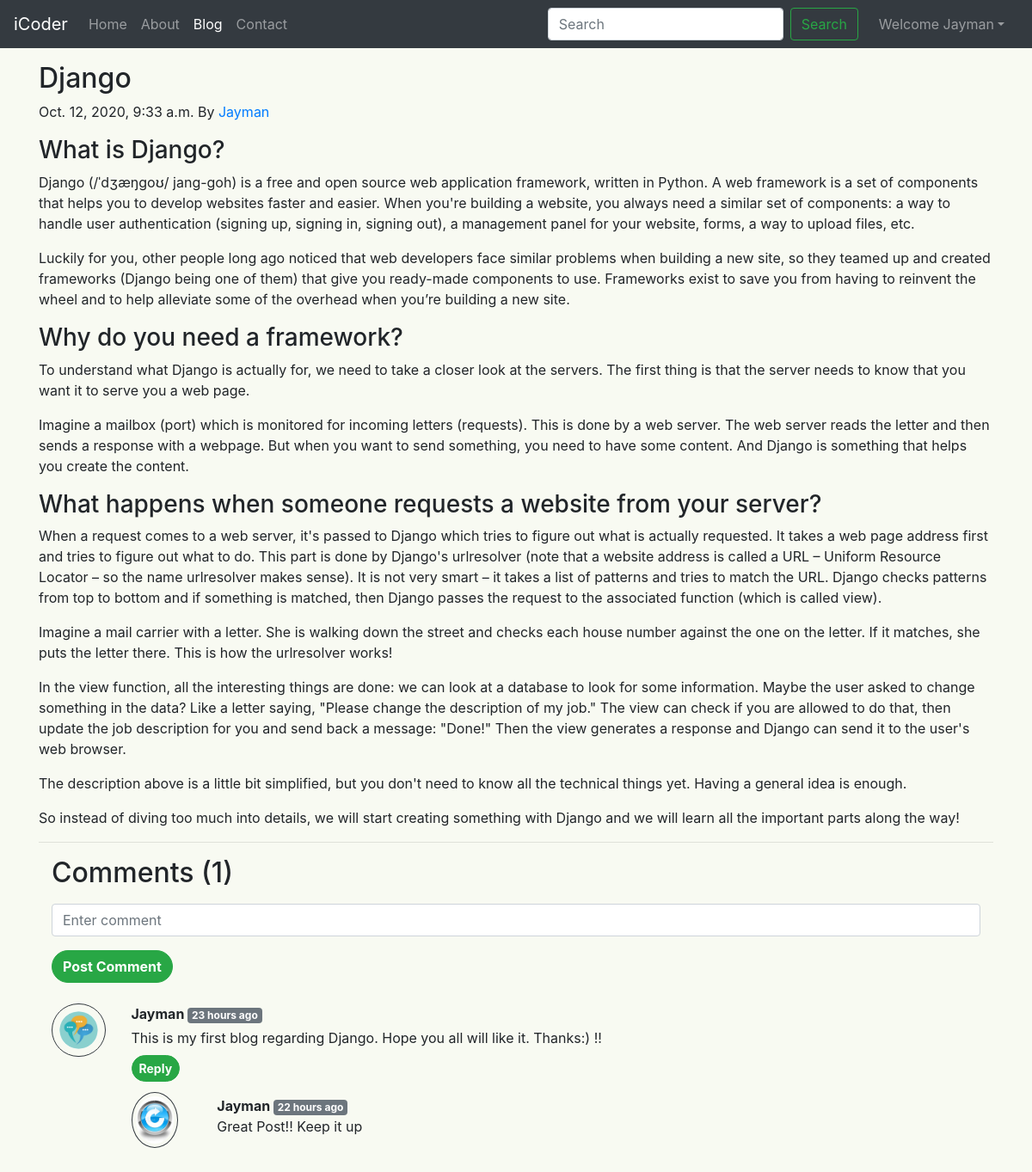
Screenshot of /blog/Django (signed in) with the database file from the repository.
### blog/models.py (models this page shows, shortened)
class Post(models.Model):
    sno=models.AutoField(primary_key=True)
    title=models.CharField(max_length=255)
    author=models.CharField(max_length=14)
    content=models.TextField()
    slug=models.CharField(max_length=130)
    timeStamp=models.DateTimeField(blank=True)
    image=models.ImageField()

class BlogComment(models.Model):
    sno= models.AutoField(primary_key=True)
    comment=models.TextField()
    user=models.ForeignKey(User, on_delete=models.CASCADE)
    post=models.ForeignKey(Post, on_delete=models.CASCADE)
    parent=models.ForeignKey('self',on_delete=models.CASCADE, null=True )
    timestamp= models.DateTimeField(default=now)

### blog/views.py (the view)
# urls.py: path('<str:slug>', views.blogPost , name='blogPost')
def blogPost(request, slug):
    post=Post.objects.filter(slug=slug).first()
    comments= BlogComment.objects.filter(post=post , parent=None)
    replies = BlogComment.objects.filter(post=post).exclude(parent=None)
    replydict = {}
    for reply in replies:
        if reply.parent.sno not in replydict.keys():
            replydict[reply.parent.sno] = [reply]
        else:
            replydict[reply.parent.sno].append(reply)
    context={'post':post, 'comments': comments , 'user':request.user, 'replydict':replydict}
    return render(request, "blog/blogPost.html", context)

### blog/templatetags/extras.py (called while the page is built)
@register.filter(name='get_val')
def get_val(dict , key):
    return dict.get(key)

### templates/blog/blogPost.html (shortened to what this page needs)
{% extends 'basic.html' %}
{% block blogactive %} active {% endblock blogactive %}
{% load humanize %}
{% load extras %}
{% block body %}
<div class="container my-3">
    <div class="blog-post">
        <h2 class="blog-post-title">{{post.title}}</h2>
        <p class="blog-post-meta">{{post.timeStamp}} By <a href="/about">{{post.author}}</a></p>
        <p>{{post.content|safe}}</p>
        <hr>
    </div>
    <div class="container">
        <h2> Comments ({{comments.count}})</h2>
        {% if user.is_authenticated %}
        <form action="/blog/postComment/" method="post">
            <div class="form-group">
                <input type="text" class="form-control my-3" name="comment" placeholder="Enter comment">
            </div>
            <button type="submit" class="btn btn-success" id="subbtn">Post Comment</button>
        </form>
        {% else %}
        <pre id="except">Please login to post Comments</pre>
        {% endif %}
        {% for comment in comments %}
        <div class="row my-4">
            <div class="col-md-1">
                <img src="/static/img/user.png" class="rounded-circle mx-auto d-block w-100 p-2 border border-dark p-2"
                    alt='user'>
            </div>
            <div class="col-md-11">
                <b> {{comment.user.username}} </b><span
                    class="badge badge-secondary">{{comment.timestamp | naturaltime}}</span>
                <div class="my-1"> {{comment.comment}} </div>
                {% if user.is_authenticated %}
                <button class="btn btn-sm btn-success my-1" type="button" data-toggle="collapse"
                    data-target="#replyBox{{comment.sno}}" aria-expanded="false"
                    aria-controls="replyBox{{comment.sno}}" id="subbtn">
                    Reply
                </button>
                {% else %}
                <button class="btn btn-sm btn-success my-1" type="button" data-toggle="collapse" data-target="#replyBox{{comment.sno}}" aria-expanded="false" aria-controls="replyBox{{comment.sno}}" disabled>
                    Login to reply
                </button>
                {% endif %}
                <div class="replies my-2 ">
                    {% for reply in replydict|get_val:comment.sno %}
                    <div class="row my-2">
                        <div class="col-md-1 ">
                            <img class="rounded-circle mx-auto d-block w-100 border border-dark p-1" src="/static/img/reply.jpg" alt="user">
                        </div>
                        <div class="col-md-11">
                            <div class="col-md-11 my-1">
                                <b> {{reply.user.username}} </b> <span class="badge badge-secondary ">{{reply.timestamp| naturaltime}}</span>
                                <div>{{reply.comment}}</div>
                            </div>
                            <br>
                        </div>
                    </div>
                    {% endfor %}
                </div>
            </div>
        </div>
        {% endfor %}
    </div>
</div>
{% endblock %}

### templates/basic.html (shortened to what this page needs)
<!doctype html>
<html lang="en">
<head>
  <link rel="stylesheet" href="https://stackpath.bootstrapcdn.com/bootstrap/4.5.2/css/bootstrap.min.css"
>
</head>
<body>
  <nav class="navbar navbar-expand-lg navbar-dark bg-dark">
    <a class="navbar-brand" id="main" href="/">iCoder</a>
    <div class="collapse navbar-collapse" id="navbarSupportedContent">
      <ul class="navbar-nav mr-auto">
        <li class="nav-item {% block homeactive %} {% endblock homeactive %}">
          <a class="nav-link" id="home" href="/">Home<span class="sr-only">(current)</span></a>
        </li>
        <li class="nav-item {% block aboutactive %} {% endblock aboutactive %}">
          <a class="nav-link" href="/about">About</a>
        </li>
        <li class="nav-item {% block blogactive %} {% endblock blogactive %}">
          <a class="nav-link" href="/blog">Blog</a>
        </li>
        <li class="nav-item {% block contactactive %} {% endblock contactactive %}">
          <a class="nav-link" href="/contact">Contact</a>
        </li>
      </ul>
      <div class="ml-auto form-inline">
      <form class="form-inline my-2 my-lg-0" method='get' action='/search'>
        <input class="form-control mr-sm-2" type="search" placeholder="Search" aria-label="Search" name='query'
          id='query'>
        <button class="btn btn-outline-success my-2 my-sm-0 mr-3" type="submit">Search</button>
      </form>
      {% if user.is_authenticated %}
      <ul class="navbar-nav mr-2">
        <li class="nav-item dropdown">
          <a class="nav-link dropdown-toggle" href='#' id="dropdown" role="button" data-toggle="dropdown"> Welcome {{request.user}}</a>
        </li>
      </ul>
    </div>
    {% endif %}
    </div>
  </nav>
  {% block body %} {% endblock body %}
</body>
</html>

### rows the page displays
Post: title "Django", timeStamp "Oct. 12, 2020, 9:33 a.m.", author "Jayman", content "What is Django? Django (/ˈdʒæŋɡoʊ/ jang-goh) is a free and open source web application framework, written in Python. A web framework is a set of components that helps you to develop websites faster and easier. When you're building a website, you always need a similar set of components: a way to handle user authentication (signing up, signing in, signing out), a management panel for your website, forms, a way to upload files, etc. Luckily for you, other people long ago noticed that web developers face similar problems when building a new site, so they teamed up and created frameworks (Django being one of them) that give you ready-made components to use. Frameworks exist to save you from…"
BlogComment: user.username "Jayman", timestamp "23 hours ago", comment "This is my first blog regarding Django. Hope you all will like it. Thanks:) !!"
BlogComment: user.username "Jayman", timestamp "22 hours ago", comment "Great Post!! Keep it up"

### other values shown
{{ request.user }} "Jayman"
{{ comments.count }} "1"
